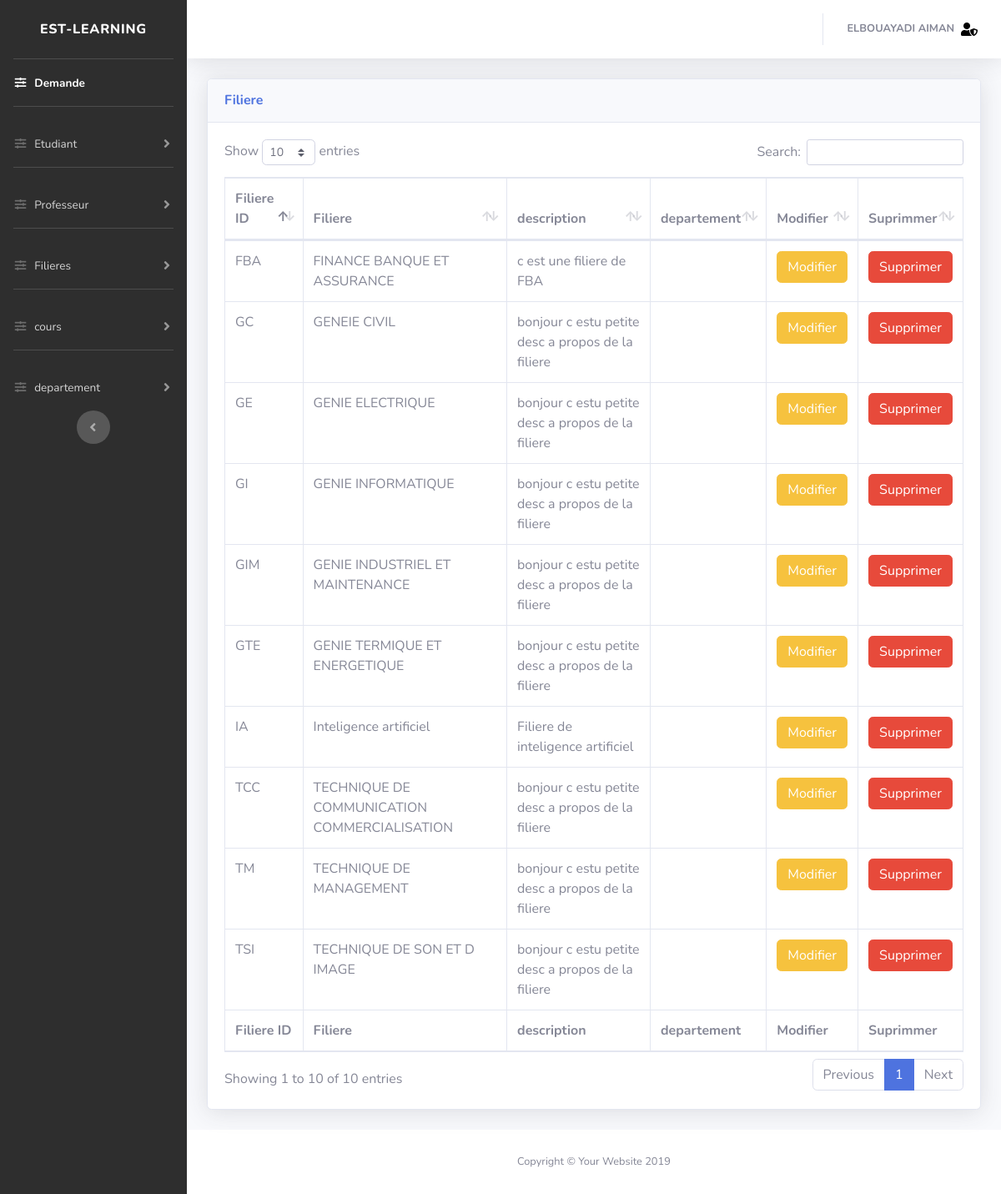
The app's page /website/dash/filiere.php (signed in) with its own data.
### tables this page shows
CREATE TABLE IF NOT EXISTS `filiere` (
  `filiere_id` varchar(4) NOT NULL,
  `filiere` varchar(50) DEFAULT NULL,
  `filiere_description` mediumtext NOT NULL,
  PRIMARY KEY (`filiere_id`)
);

### website/dash/traitement/function.php (called while the page is built, shortened)
<?php
	function connecte(){
					try{
						$db = new PDO('mysql:host=localhost:3308;dbname=elearning;charset=utf8','root','');
						$db->setAttribute(PDO::ATTR_DEFAULT_FETCH_MODE, PDO::FETCH_ASSOC);
						$db->query("SET NAMES utf8mb4");
					}catch(PDOException $e){
					}
					return $db;
				}
	function PDO($query,$array){
					$db = connecte();
					$stm = $db->prepare($query);
					$stm->execute();
					return $stm;
	}
?>

### website/dash/filiere.php (the view, shortened to what this page needs)
<!DOCTYPE html>
<html lang="en">
<head>
  <link href="vendor/fontawesome-free/css/all.min.css" rel="stylesheet" type="text/css">
  <link href="css/sb-admin-2.min.css" rel="stylesheet">
  <link href="vendor/datatables/dataTables.bootstrap4.min.css" rel="stylesheet">
  <link href="css/style.css" rel="stylesheet">
</head>
<body id="page-top">
  <body id="page-top">
 <?php
include("dashboard.php");
include("traitement/function.php");
 ?>
        <div class="container-fluid">
          <div class="card shadow mb-4">
            <div class="card-header py-3">
              <h6 class="m-0 font-weight-bold text-primary">Filiere</h6>
            </div>
            <div class="card-body">
              <div class="table-responsive">
                <table class="table table-bordered" id="dataTable" width="100%" cellspacing="0">
                  <thead>
                    <tr>
                      <th>Filiere ID</th>
                      <th>Filiere</th>
                      <th>description</th>
                      <th>departement</th>
                      <th>Modifier</th>
                      <th>Suprimmer</th>
                    </tr>
                  </thead>
                  <tfoot>
                    <tr>
                      <th>Filiere ID</th>
                      <th>Filiere</th>
                      <th>description</th>
                      <th>departement</th>
                      <th>Modifier</th>
                      <th>Suprimmer</th>
                    </tr>
                  </tfoot>
             <tbody>
                    <?php
                      $sql = "SELECT * FROM `filiere`";
                      $value = array();
          $result = PDO($sql,$value);
          if($result->rowCount()!=0)  {
            while($row = $result->fetch())
            {
              echo '<td>'.$row['filiere_id'].'</td><td>'.$row['filiere'].'</td><td>'.$row['filiere_description'].'</td><td>'.$row['departement'].'</td>';
               echo '<td><button type="button" class="btn btn-warning" onclick=" window.location.href = \'filieretrait.php?id='.$row['filiere_id'].'\';">Modifier</button></td>';
              echo '<td><button type="button" class="btn btn-danger" onclick=" window.location.href = \'supprimer.php?id='.$row['filiere_id'].'\';">Supprimer</button></td></tr>';
            }
          }
                    ?>
                  </tbody>
                </table>
              </div>
            </div>
          </div>
        </div>
      </div>
      <footer class="sticky-footer bg-white">
        <div class="container my-auto">
          <div class="copyright text-center my-auto">
            <span>Copyright &copy; Your Website 2019</span>
          </div>
        </div>
      </footer>
    </div>
  </div>
</body>
</html>

### records on screen
filiere: filiere_id "GI", filiere "GENIE INFORMATIQUE", filiere_description "bonjour c estu petite desc a propos de la filiere"
filiere: filiere_id "TM", filiere "TECHNIQUE DE MANAGEMENT", filiere_description "bonjour c estu petite desc a propos de la filiere"
filiere: filiere_id "TSI", filiere "TECHNIQUE DE SON ET D IMAGE", filiere_description "bonjour c estu petite desc a propos de la filiere"
filiere: filiere_id "GIM", filiere "GENIE INDUSTRIEL ET MAINTENANCE", filiere_description "bonjour c estu petite desc a propos de la filiere"
filiere: filiere_id "GC", filiere "GENEIE CIVIL", filiere_description "bonjour c estu petite desc a propos de la filiere"
filiere: filiere_id "GE", filiere "GENIE ELECTRIQUE", filiere_description "bonjour c estu petite desc a propos de la filiere"
filiere: filiere_id "GTE", filiere "GENIE TERMIQUE ET ENERGETIQUE", filiere_description "bonjour c estu petite desc a propos de la filiere"
filiere: filiere_id "FBA", filiere "FINANCE BANQUE ET ASSURANCE", filiere_description "c est une filiere de FBA"
filiere: filiere_id "TCC", filiere "TECHNIQUE DE COMMUNICATION COMMERCIALISATION", filiere_description "bonjour c estu petite desc a propos de la filiere"
filiere: filiere_id "IA", filiere "Inteligence artificiel", filiere_description "Filiere de inteligence artificiel"

### other values on screen
$_SESSION['nom'] "ELBOUAYADI AIMAN"
